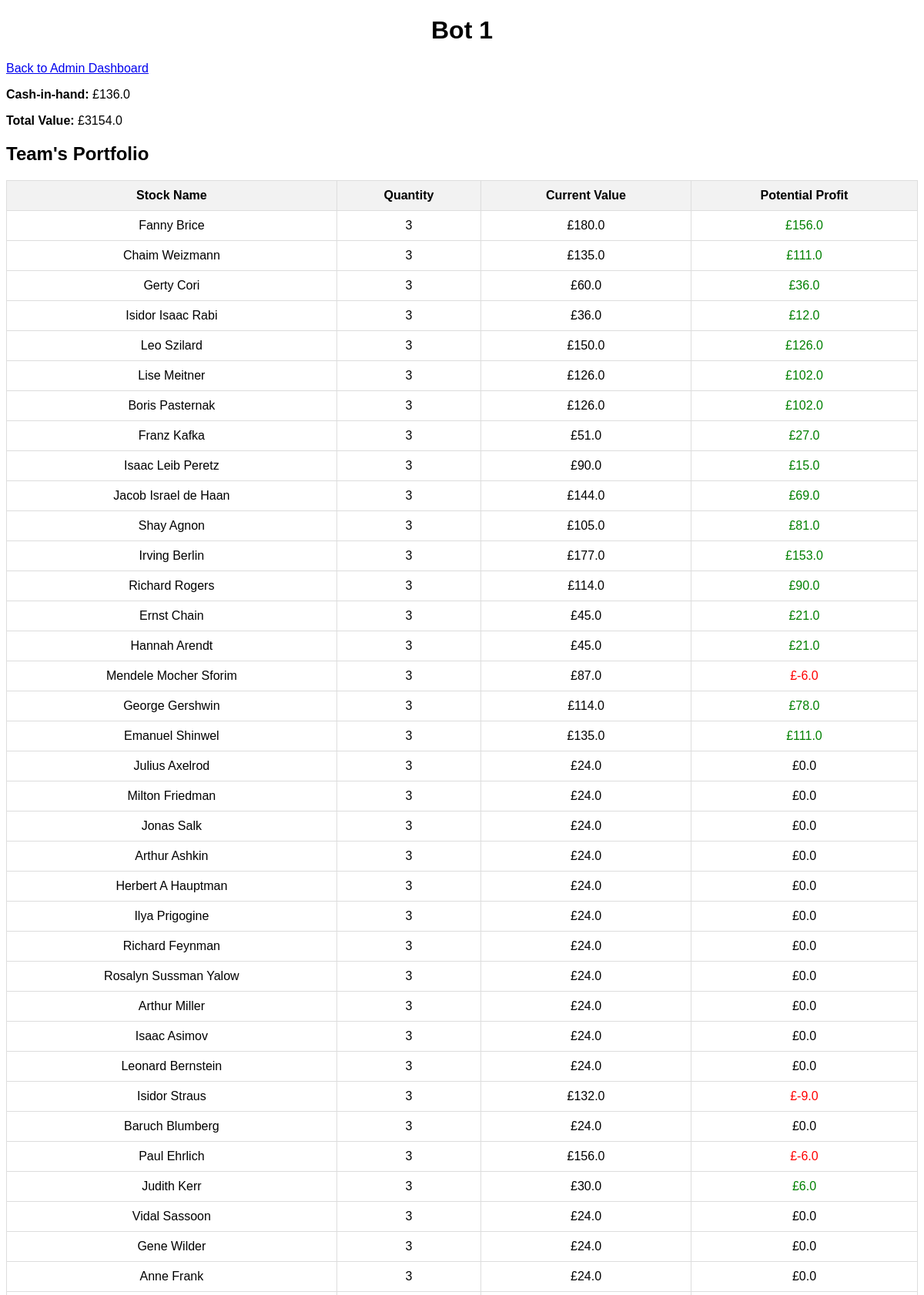
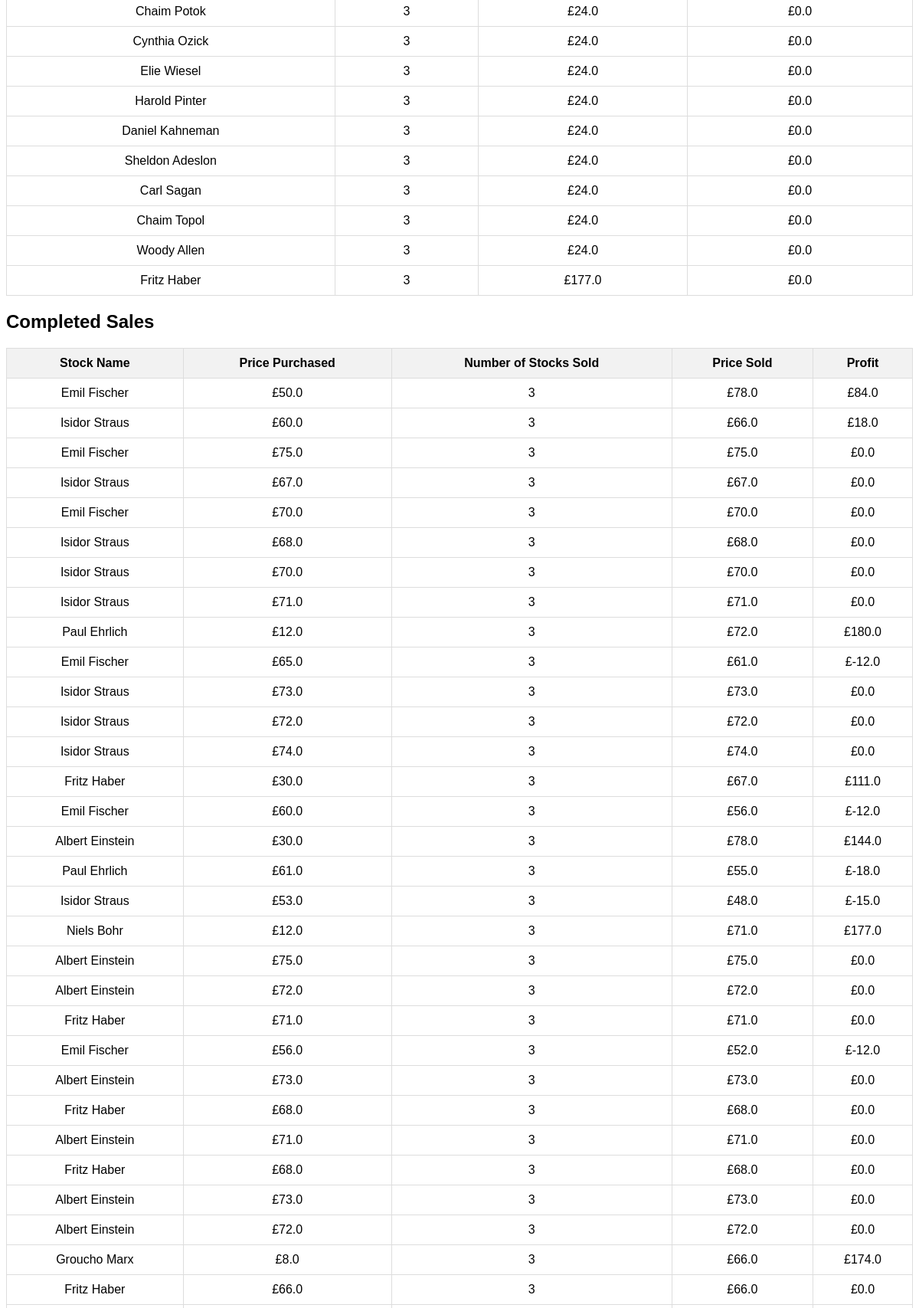
The app's page /admin/player/1 (signed in, upper part) with its own data (2 pictures, top to bottom).
### app.py (models this page shows)
class Player(db.Model):
    player_id = db.Column(db.Integer, primary_key=True)
    name = db.Column(db.String(50), unique=True, nullable=False)
    balance = db.Column(db.Float, nullable=False, default=1000.0)
    stocks_owned = db.Column(db.Integer, nullable=False, default=0)
    portfolio_value = db.Column(db.Float, nullable=False, default=0.0)

class Portfolio(db.Model):
    portfolio_id = db.Column(db.Integer, primary_key=True)
    player_id = db.Column(db.Integer, db.ForeignKey('player.player_id'), nullable=False)
    stock_id = db.Column(db.Integer, db.ForeignKey('stock.stock_id'), nullable=False)
    quantity = db.Column(db.Integer, nullable=False)
    purchase_price = db.Column(db.Float, nullable=False)
    year_purchased = db.Column(db.Integer, nullable=False)  # New field
    player = db.relationship('Player', backref=db.backref('portfolio', lazy='joined'))
    stock = db.relationship('Stock', backref=db.backref('portfolio', lazy='joined'), uselist=True)

class Stock(db.Model):
    id = db.Column(db.Integer, primary_key=True)
    stock_id = db.Column(db.Integer, nullable=False)
    version = db.Column(db.Integer, nullable=False, default=0)
    name = db.Column(db.String(50), nullable=False)
    year = db.Column(db.Integer, nullable=False)
    price = db.Column(db.Float, nullable=False)
    category = db.Column(db.String(50), nullable=False)
    market_cap = db.Column(db.Float, nullable=False, default=1_000)
    adjusted_price = db.Column(db.Float, nullable=True)  # New column for adjusted price

class CompletedSale(db.Model):
    sale_id = db.Column(db.Integer, primary_key=True)
    player_id = db.Column(db.Integer, db.ForeignKey('player.player_id'), nullable=False)
    stock_name = db.Column(db.String(50), nullable=False)
    stock_id = db.Column(db.Integer, db.ForeignKey('stock.stock_id'), nullable=False)
    price_purchased = db.Column(db.Float, nullable=False)
    quantity_sold = db.Column(db.Integer, nullable=False)
    price_sold = db.Column(db.Float, nullable=False)
    profit = db.Column(db.Float, nullable=False)
    percentage_return = db.Column(db.Float, nullable=False)
    sale_year = db.Column(db.Integer, nullable=False)  # New column
    player = db.relationship('Player', backref=db.backref('completed_sales', lazy=True))

### app.py (the view)
@app.route("/", defaults={"path": ""})
@app.route("/<path:path>")
def serve_react_app(path):
    if path != "" and os.path.exists(os.path.join(app.static_folder, path)):
        return send_from_directory(app.static_folder, path)
    else:
        return send_from_directory(app.static_folder, 'index.html')

### app.py (called while the page is built)
def admin_required(f):
    @wraps(f)
    def decorated_function(*args, **kwargs):
        if session.get('admin_logged_in') is not True:
            return redirect(url_for('admin_login'))
        return f(*args, **kwargs)
    return decorated_function

@app.after_request
def set_csp_header(response):
    csp = "default-src 'self'; script-src 'self' 'unsafe-inline' 'unsafe-eval'; style-src 'self' 'unsafe-inline'; img-src 'self' data:; font-src 'self'; frame-src 'none';"
    response.headers['Content-Security-Policy'] = csp
    return response

### templates/player_details.html (shortened to what this page needs)
<!DOCTYPE html>
<html lang="en">
<head>
    <link rel="stylesheet" href="{{ url_for('static', filename='style.css') }}">
</head>
<body>
    <header>
        <h1>{{ player.name }}</h1>
    </header>
    <a href="{{ url_for('admin_dashboard') }}">Back to Admin Dashboard</a>
    <div>
        <p><strong>Cash-in-hand:</strong> £{{ player.balance | round(1) }}</p>
        <p><strong>Total Value:</strong> £{{ (player.balance + player.portfolio_value) | round(1) }}</p>
    </div>
    <div>
        <h2>Team's Portfolio</h2>
        <table>
            <thead>
                <tr>
                    <th>Stock Name</th>
                    <th>Quantity</th>
                    <th>Current Value</th>
                    <th>Potential Profit</th>
                </tr>
            </thead>
            <tbody>
                {% for item in portfolio %}
                <tr>
                    <td>{{ item.stock_name }}</td>
                    <td>{{ item.quantity }}</td>
                    <td>£{{ item.current_value | round }}</td>
                    <td class="{% if item.potential_profit > 0 %}positive-profit{% elif item.potential_profit < 0 %}negative-profit{% endif %}">
                        £{{ item.potential_profit | round }}
                    </td>
                </tr>
                {% endfor %}
            </tbody>
        </table>
    </div>
    <div>
        <h2>Completed Sales</h2>
        <table>
            <thead>
                <tr>
                    <th>Stock Name</th>
                    <th>Price Purchased</th>
                    <th>Number of Stocks Sold</th>
                    <th>Price Sold</th>
                    <th>Profit</th>
                </tr>
            </thead>
            <tbody>
                {% for sale in completed_sales %}
                <tr>
                    <td>{{ sale.stock_name }}</td>
                    <td>£{{ sale.price_purchased| round }}</td>
                    <td>{{ sale.quantity_sold }}</td>
                    <td>£{{ sale.price_sold| round  }}</td>
                    <td>£{{ sale.profit| round  }}</td>
                </tr>
                {% endfor %}
            </tbody>
        </table>
    </div>
</body>
</html>

### static/style.css (style rules this page uses)
body { font-family: Arial, sans-serif; }
header { text-align: center; margin-bottom: 20px; }
table { width: 100%; border-collapse: collapse; margin-top: 20px; }
th, td { padding: 10px; border: 1px solid #ddd; text-align: center; }
th { background-color: #f2f2f2; }

### templates/player_details.html (style rules this page uses)
.positive-profit { color: green; }
.negative-profit { color: red; }

### records on screen
Player: name "Bot 1", balance "136.0", (player.balance+player.portfolio_value)|round(1) "3154.0"
Portfolio: stock_name "Fanny Brice", quantity "3", current_value "180.0", potential_profit "156.0"
Portfolio: stock_name "Gene Wilder", quantity "3", current_value "24.0", potential_profit "0.0"
Portfolio: stock_name "Daniel Kahneman", quantity "3", current_value "24.0", potential_profit "0.0"
Portfolio: stock_name "Chaim Topol", quantity "3", current_value "24.0", potential_profit "0.0"
Portfolio: stock_name "Woody Allen", quantity "3", current_value "24.0", potential_profit "0.0"
CompletedSale: stock_name "Emil Fischer", price_purchased "50.0", quantity_sold "3", price_sold "78.0", profit "84.0"
CompletedSale: stock_name "Isidor Straus", price_purchased "60.0", quantity_sold "3", price_sold "66.0", profit "18.0"
CompletedSale: stock_name "Emil Fischer", price_purchased "75.0", quantity_sold "3", price_sold "75.0", profit "0.0"
CompletedSale: stock_name "Isidor Straus", price_purchased "67.0", quantity_sold "3", price_sold "67.0", profit "0.0"
CompletedSale: stock_name "Emil Fischer", price_purchased "70.0", quantity_sold "3", price_sold "70.0", profit "0.0"
CompletedSale: stock_name "Isidor Straus", price_purchased "68.0", quantity_sold "3", price_sold "68.0", profit "0.0"
CompletedSale: stock_name "Isidor Straus", price_purchased "70.0", quantity_sold "3", price_sold "70.0", profit "0.0"
CompletedSale: stock_name "Isidor Straus", price_purchased "71.0", quantity_sold "3", price_sold "71.0", profit "0.0"
CompletedSale: stock_name "Paul Ehrlich", price_purchased "12.0", quantity_sold "3", price_sold "72.0", profit "180.0"
CompletedSale: stock_name "Emil Fischer", price_purchased "65.0", quantity_sold "3", price_sold "61.0", profit "-12.0"
CompletedSale: stock_name "Isidor Straus", price_purchased "73.0", quantity_sold "3", price_sold "73.0", profit "0.0"
CompletedSale: stock_name "Isidor Straus", price_purchased "72.0", quantity_sold "3", price_sold "72.0", profit "0.0"
CompletedSale: stock_name "Isidor Straus", price_purchased "74.0", quantity_sold "3", price_sold "74.0", profit "0.0"
CompletedSale: stock_name "Fritz Haber", price_purchased "30.0", quantity_sold "3", price_sold "67.0", profit "111.0"
CompletedSale: stock_name "Emil Fischer", price_purchased "60.0", quantity_sold "3", price_sold "56.0", profit "-12.0"
CompletedSale: stock_name "Albert Einstein", price_purchased "30.0", quantity_sold "3", price_sold "78.0", profit "144.0"
CompletedSale: stock_name "Paul Ehrlich", price_purchased "61.0", quantity_sold "3", price_sold "55.0", profit "-18.0"
CompletedSale: stock_name "Isidor Straus", price_purchased "53.0", quantity_sold "3", price_sold "48.0", profit "-15.0"
CompletedSale: stock_name "Niels Bohr", price_purchased "12.0", quantity_sold "3", price_sold "71.0", profit "177.0"
CompletedSale: stock_name "Albert Einstein", price_purchased "75.0", quantity_sold "3", price_sold "75.0", profit "0.0"
CompletedSale: stock_name "Albert Einstein", price_purchased "72.0", quantity_sold "3", price_sold "72.0", profit "0.0"
CompletedSale: stock_name "Fritz Haber", price_purchased "71.0", quantity_sold "3", price_sold "71.0", profit "0.0"
CompletedSale: stock_name "Emil Fischer", price_purchased "56.0", quantity_sold "3", price_sold "52.0", profit "-12.0"
CompletedSale: stock_name "Albert Einstein", price_purchased "73.0", quantity_sold "3", price_sold "73.0", profit "0.0"
CompletedSale: stock_name "Fritz Haber", price_purchased "68.0", quantity_sold "3", price_sold "68.0", profit "0.0"
CompletedSale: stock_name "Albert Einstein", price_purchased "71.0", quantity_sold "3", price_sold "71.0", profit "0.0"
CompletedSale: stock_name "Fritz Haber", price_purchased "68.0", quantity_sold "3", price_sold "68.0", profit "0.0"
CompletedSale: stock_name "Albert Einstein", price_purchased "73.0", quantity_sold "3", price_sold "73.0", profit "0.0"
CompletedSale: stock_name "Albert Einstein", price_purchased "72.0", quantity_sold "3", price_sold "72.0", profit "0.0"
CompletedSale: stock_name "Groucho Marx", price_purchased "8.0", quantity_sold "3", price_sold "66.0", profit "174.0"
CompletedSale: stock_name "Fritz Haber", price_purchased "66.0", quantity_sold "3", price_sold "66.0", profit "0.0"

### other values on screen
{{ item.stock_name }} "Chaim Weizmann" "Gerty Cori" "Isidor Isaac Rabi" "Leo Szilard" "Lise Meitner" "Boris Pasternak" "Franz Kafka" "Isaac Leib Peretz" "Jacob Israel de Haan" "Shay Agnon" "Irving Berlin" "Richard Rogers" "Ernst Chain" "Hannah Arendt" "Mendele Mocher Sforim" "George Gershwin" "Emanuel Shinwel" "Julius Axelrod" "Milton Friedman" "Jonas Salk" "Arthur Ashkin" "Herbert A Hauptman" "Ilya Prigogine" "Richard Feynman" "Rosalyn Sussman Yalow" "Arthur Miller" "Isaac Asimov" "Leonard Bernstein" "Isidor Straus" "Baruch Blumberg" "Paul Ehrlich" "Judith Kerr" "Vidal Sassoon" "Anne Frank" "Chaim Potok" "Cynthia Ozick" "Elie Wiesel" "Harold Pinter" "Sheldon Adeslon" "Carl Sagan" "Fritz Haber"
{{ item.quantity }} "3" "3" "3" "3" "3" "3" "3" "3" "3" "3" "3" "3" "3" "3" "3" "3" "3" "3" "3" "3" "3" "3" "3" "3" "3" "3" "3" "3" "3" "3" "3" "3" "3" "3" "3" "3" "3" "3" "3" "3" "3"
{{ item.current_value | round }} "135.0" "60.0" "36.0" "150.0" "126.0" "126.0" "51.0" "90.0" "144.0" "105.0" "177.0" "114.0" "45.0" "45.0" "87.0" "114.0" "135.0" "24.0" "24.0" "24.0" "24.0" "24.0" "24.0" "24.0" "24.0" "24.0" "24.0" "24.0" "132.0" "24.0" "156.0" "30.0" "24.0" "24.0" "24.0" "24.0" "24.0" "24.0" "24.0" "24.0" "177.0"
{{ item.potential_profit | round }} "111.0" "36.0" "12.0" "126.0" "102.0" "102.0" "27.0" "15.0" "69.0" "81.0" "153.0" "90.0" "21.0" "21.0" "-6.0" "78.0" "111.0" "0.0" "0.0" "0.0" "0.0" "0.0" "0.0" "0.0" "0.0" "0.0" "0.0" "0.0" "-9.0" "0.0" "-6.0" "6.0" "0.0" "0.0" "0.0" "0.0" "0.0" "0.0" "0.0" "0.0" "0.0"
